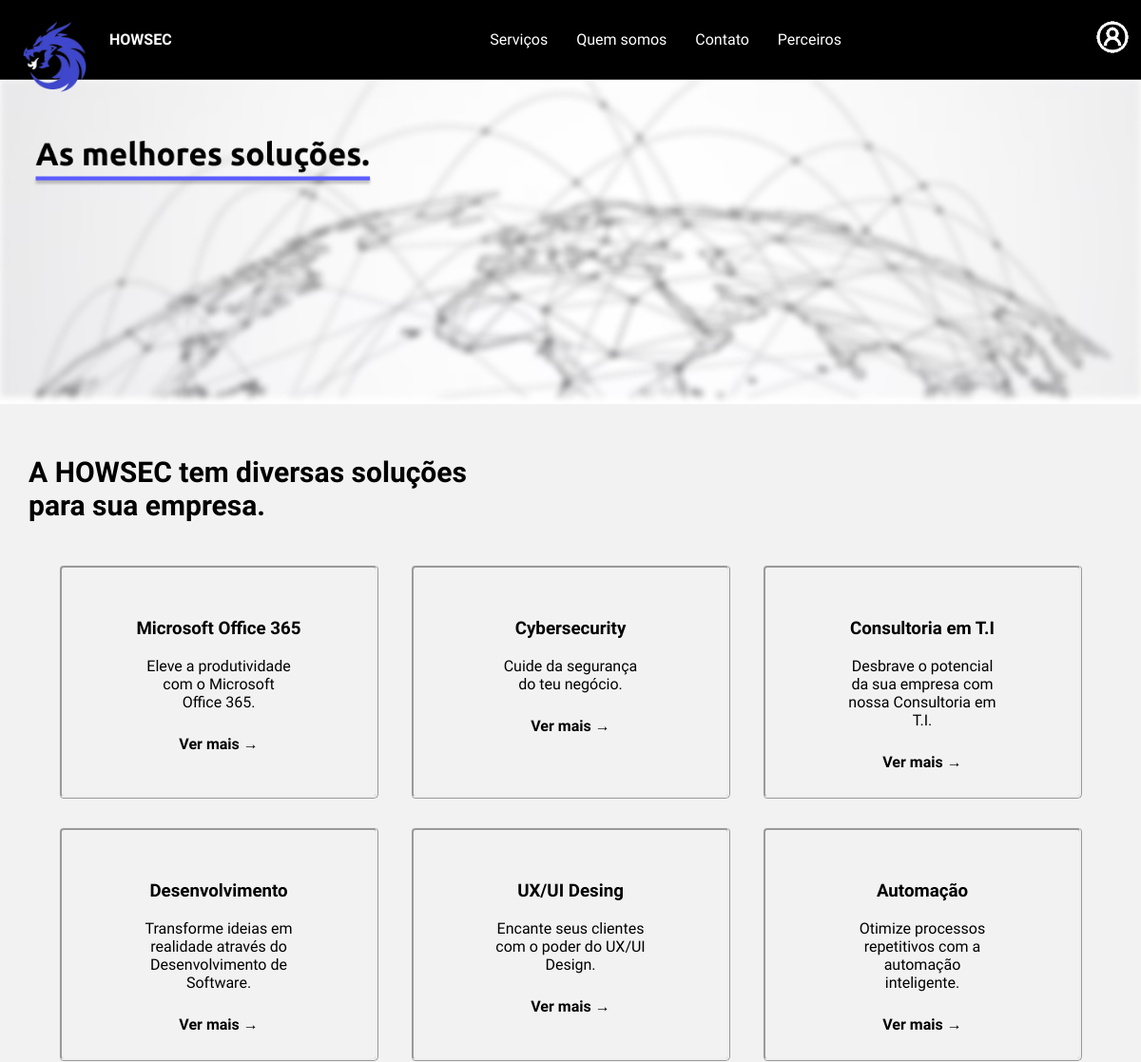
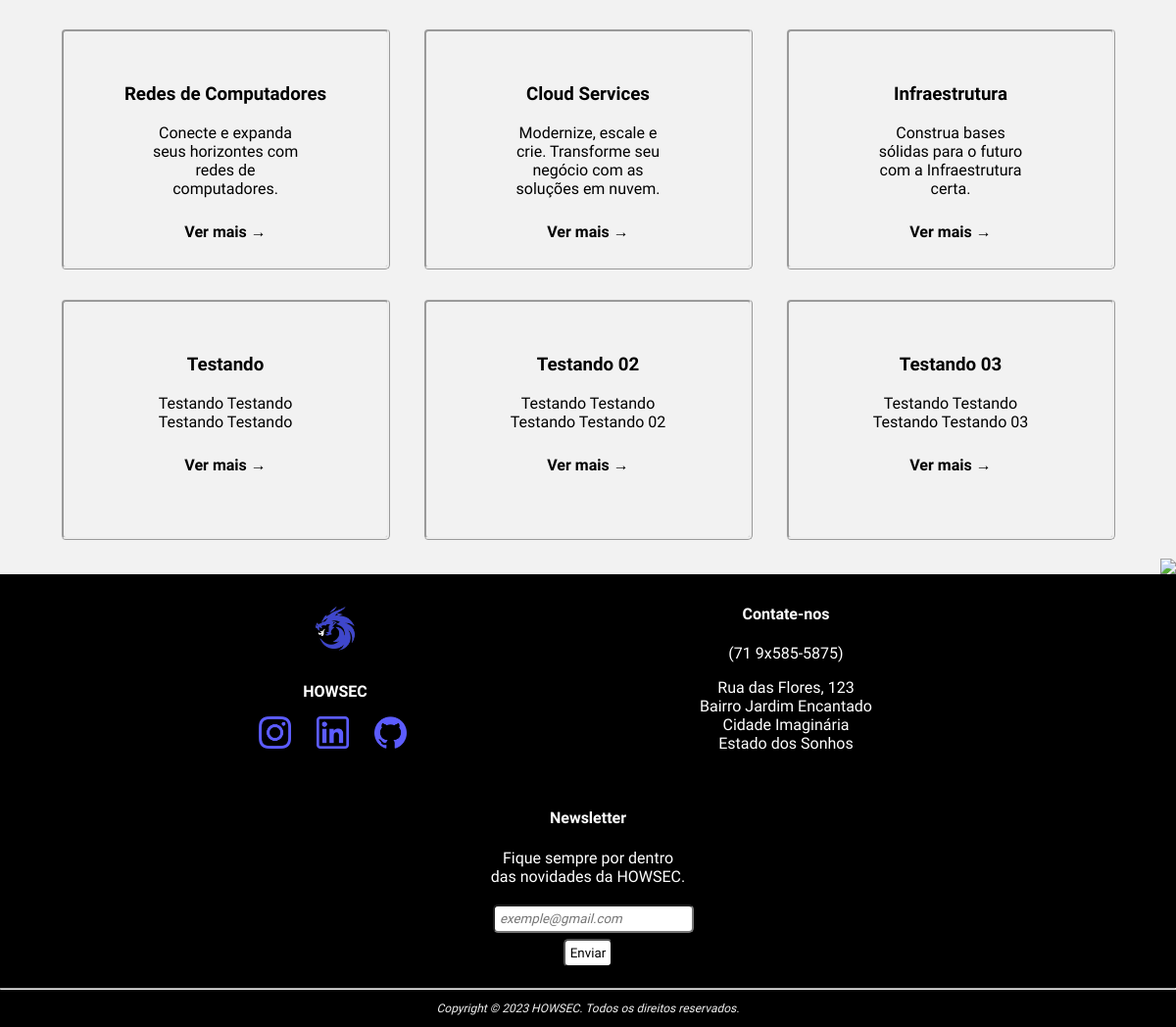
The app's page /paginas/pagina01.php with its own data (2 pictures, top to bottom).
### paginas/pagina01.php (the view, shortened to what this page needs)
<?php
    include("../PHP/conexao.php");
    $result = mysqli_query($con, "SELECT * FROM `tbl_pgn-pagina-01`");
?>
<!DOCTYPE html>
<html lang="pt-br">
<head>
    <link rel="stylesheet" href="../CSS/geral.css">
    <link rel="stylesheet" href="../CSS/pagina-01.css">
</head>
<body id="pagina01">
    <header>
        <div id="logo">
            <a href="../index.php">
                <img src="../imagens/logo.png" alt="logo" width="100%">
            </a>
        </div>
        <a href="../index.php"><h4 id="empresa">HOWSEC</h4></a>
        <nav>
            <a href="pagina01.php" class="">Serviços</a>
            <a href="https://raw.githubusercontent.com/TacioNSantos/site-projetolp/main/paginas/pagina01.php" class="">Quem somos</a>
            <a href="#" class="">Contato</a>
            <a href="#" class="">Perceiros</a>
        </nav>
        <div id="usuario">
            <a href="login.php"><img src="../imagens/icone_usuario.png" alt="icone do usuário"></a>
        </div>
    </header>
    <div id="imagem-servico">
        <img src="../imagens/img-pagina-01/servicospag1.png" alt="Foto pagina 01">
    </div>
    <div id="servicos">
        <h2>A HOWSEC tem diversas soluções para sua empresa.</h2>
    </div>
        <div id="todos-servicos">
            <?php while($row = mysqli_fetch_array($result)) {?>
                <div class="servicos-paineis">
                    <a href="#?pg=<?php echo($row["id_servico"]);?>">
                        <div class="conteudo-servico">
                            <h3><?php echo($row["titulo_servico"]);?></h3>
                            <p><?php echo($row["descricao_servico"]);?></p>
                            <span>Ver mais →</span>
                        </div>
                    </a>
                </div>
            <?php } ?>
        </div>
    <div id="vetor"><img src="../imagens/img-pagina-01/vetor.jpg"></div>
    <div id="footer">
            <div id="footer-container-01" class="container-footer">
                <img id="logo-footer" src="../imagens/logo.png" alt="logo"><p class="logo-footer-p">HOWSEC</p>
                <div id="redes-sociais">
                    <img class="footer-social" src="../imagens/instagram.png"><img class="footer-social" src="../imagens/linkedin.png"><a href="https://github.com/TacioNSantos/site-projetolp"><img class="footer-social" src="../imagens/github.png"></a>
                </div>
            </div>
            <div id="footer-container-02" class="container-footer">
                <h4 class="logo-footer-p">Contate-nos</h4>
                <p class="logo-footer-p">(71 9x585-5875)</p>
                <p class="logo-footer-p">Rua das Flores, 123<br>Bairro Jardim Encantado<br>Cidade Imaginária<br>Estado dos Sonhos</p>
            </div>
            <div id="footer-container-03" class="container-footer">
                <h4 class="logo-footer-p">Newsletter</h4>
                <p class="logo-footer-p">Fique sempre por dentro das novidades da HOWSEC.</p>
                <input type="email" placeholder="exemple@gmail.com">
                <input type="submit" value="Enviar">
            </div>
            <hr>
            <p id="Copyright" class="logo-footer-p">Copyright © 2023 HOWSEC. Todos os direitos reservados.</p>
        </div>
</body>
</html>

### CSS/geral.css (style rules this page uses)
html { height: 0px; }
* { font-family: 'Ubuntu', sans-serif; }
a { text-decoration: none; }
body { background-color: #F2F2F2; box-sizing: border-box; padding: 0px; margin: 0px; min-height: 100vh; }
header { display: flex; justify-content: start; align-items: center; background-color: #000; height: 82px; }
nav { font-size: 16px; position: absolute; right: 300px; display: flex; flex-direction: row; justify-content: center; align-items: center; margin: 0px; color: #FFF; }
nav a { color: #FFF; margin: 10px 15px; }
#logo { justify-content: start; position: relative; top: 20px; width: 115px; margin: 0px; float: left; }
#empresa { color: #FFF; float: left; margin: 0px; }
#usuario { width: 40px; overflow: hidden; position: absolute; right: 10px; }
#usuario img { width: 200%; }
#footer { background-color: #000; color: #FFF; display: inline-block; text-align: center; clear: both; position: relative; bottom: 0; left: 0; width: 100%; }
.footer-social { width: 33px; margin-right: 16px; }
#footer-container-01 { font-weight: bold; color: #000; }
#logo-footer { width: 70px; }
#footer-container-01 p { color: #FFF; }
#footer-container-02 { margin-left: 13%; margin-right: 13%; }
.container-footer { background: #000 !important; text-align: center; display: inline-block; margin: 10px 100px; width: 200px; justify-content: center; }
#Copyright { font-style: italic; color: #F2F2F2; font-size: 12px; }
#footer input { border-radius: 5px; padding: 5px; margin: 3px; background-color: #fff; }
::placeholder { font-style: italic; }
.footer-social { align-items: center; padding-left: 10px; }

### CSS/pagina-01.css (style rules this page uses)
#servicos h2 { font-size: 30px; font-style:normal; margin: 5px 10px 30px 30px; width: 500px; }
a { text-decoration: none; }
.servicos-paineis a:link { color: black; }
#todos-servicos { width: 100%; text-align: center; }
.servicos-paineis { border: ridge; border-radius: 5px; display: inline-block; width: 25%; height: 210px; margin: 15px; padding: 15px; }
.conteudo-servico span { font-weight: bold; }
.conteudo-servico p { font-weight: 100; font-family: 'Ubuntu', sans-serif; margin: 0px 50px 25px 50px; }
.conteudo-servico { margin: 20px; display: flex; flex-direction: column; text-align: center; justify-content: center; align-items: center; }
#imagem-servico img { width: 100%; }
#imagem-servico { width: 100%; margin-bottom: 50px; }
#vetor { text-align: end; }
#vetor img { position: relative; bottom: -4px; width: 10%; }

### records on screen
tbl_pgn-pagina-01: titulo_servico "Microsoft Office 365", descricao_servico "Eleve a produtividade com o Microsoft Office 365."
tbl_pgn-pagina-01: titulo_servico "Cybersecurity", descricao_servico "Cuide da segurança do teu negócio."
tbl_pgn-pagina-01: titulo_servico "Consultoria em T.I", descricao_servico "Desbrave o potencial da sua empresa com nossa Consultoria em T.I."
tbl_pgn-pagina-01: titulo_servico "Desenvolvimento", descricao_servico "Transforme ideias em realidade através do Desenvolvimento de Software."
tbl_pgn-pagina-01: titulo_servico "UX/UI Desing", descricao_servico "Encante seus clientes com o poder do UX/UI Design."
tbl_pgn-pagina-01: titulo_servico "Automação", descricao_servico "Otimize processos repetitivos com a automação inteligente."
tbl_pgn-pagina-01: titulo_servico "Redes de Computadores", descricao_servico "Conecte e expanda seus horizontes com redes de computadores."
tbl_pgn-pagina-01: titulo_servico "Cloud Services", descricao_servico "Modernize, escale e crie. Transforme seu negócio com as soluções em nuvem."
tbl_pgn-pagina-01: titulo_servico "Infraestrutura", descricao_servico "Construa bases sólidas para o futuro com a Infraestrutura certa."
tbl_pgn-pagina-01: titulo_servico "Testando", descricao_servico "Testando Testando Testando Testando"
tbl_pgn-pagina-01: titulo_servico "Testando 02", descricao_servico "Testando Testando Testando Testando 02"
tbl_pgn-pagina-01: titulo_servico "Testando 03", descricao_servico "Testando Testando Testando Testando 03"
